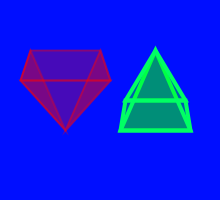
Frame 1 (no input)
Frame 60 (the mouse pressed at the canvas centre just before this capture): identical to frame 1, image omitted
Frame 120 (the mouse held since frame 60 and released just before this capture): identical to frame 1, image omitted

The Processing sketch that drew this single still picture (run headless with seeded random() and noise(); from frame 60 on, the mouse is pressed at the canvas centre):

// Processing sketch: processing_82964
// ── processing_82964.pde

void setup()
{
  size(220,200);
  smooth();
}

void draw()
{
  background(0,14,255);
  stroke(255,0,0,90);
  strokeWeight(2);
  fill(255,0,0,70);
  quad(30,50,100,50,110,80,20,80);
  triangle(30,50,20,80,65,130);
  triangle(20,80,110,80,65,130);
  triangle(100,50,110,80,65,130);
  stroke(0,255,100);
  strokeWeight(4);
  fill(0,255,0,80);
  quad(120,130,190,130,185,100,125,100);
  triangle(120,130,190,130,155,50);
  triangle(185,100,125,100,155,50);

}
